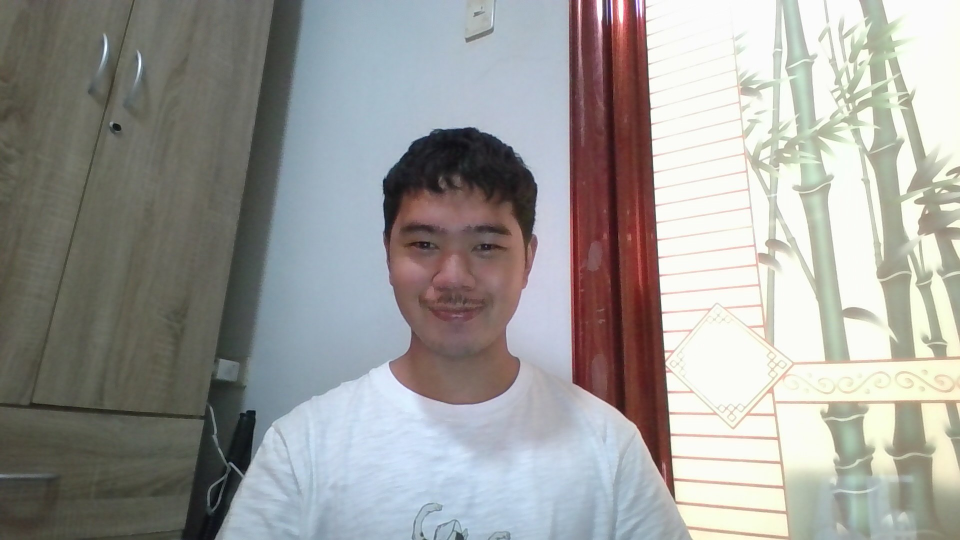
#> input picture input/pic1.jpg, 1920 x 1080 px (shown at 1/2 size)
$ python -i neon_glow.py   (imports and definitions only)
#> lines starting #> are read from the running program, lines starting #| are printed output that depends on the picture; after the words box and inside, x2 and y2 are one past the last pixel; in counts of white or black regions, pixels touching at a corner belong together
#> further down, picture is the input picture: shape (1080, 1920, 3); mean B, G, R 153.7, 156.5, 157
import cv2
import numpy as np

def neon_glow(image, intensity=1.0):
    """
    Apply a neon cyberpunk effect to the entire image.

    - Boosts contrast and saturation
    - Maps brightness to neon colors
    - Adds glow/bloom effect
    - Sharpens details
    """
#> called with intensity = 1

    # Resize image for consistent output size
    image = cv2.resize(image, (600, 800))

    # Enhance contrast using CLAHE on the lightness channel
    lab = cv2.cvtColor(image, cv2.COLOR_BGR2LAB)
#> lab: shape (800, 600, 3); mean of channels 0, 1, 2 162.3, 128.2, 130
    l, a, b = cv2.split(lab)
    clahe = cv2.createCLAHE(clipLimit=3.0, tileGridSize=(8, 8))
    l = clahe.apply(l)
    lab = cv2.merge((l, a, b))
#> lab: shape (800, 600, 3); mean of channels 0, 1, 2 160.5, 128.2, 130
    contrast = cv2.cvtColor(lab, cv2.COLOR_LAB2BGR)

    # Increase color saturation
    hsv = cv2.cvtColor(contrast, cv2.COLOR_BGR2HSV).astype(np.float32)
    hsv[:, :, 1] = np.clip(hsv[:, :, 1] * 1.6, 0, 255)
    sat = cv2.cvtColor(hsv.astype(np.uint8), cv2.COLOR_HSV2BGR)

    # Compute normalized brightness (0 to 1)
    lum = cv2.cvtColor(sat, cv2.COLOR_BGR2GRAY).astype(np.float32) / 255.0

    # Define neon color palette (BGR values)
    xs = np.array([0.0, 0.33, 0.66, 1.0])
    B_vals = np.array([128, 255, 255, 0], dtype=np.float32)
    G_vals = np.array([0, 255, 0, 255], dtype=np.float32)
    R_vals = np.array([128, 0, 255, 255], dtype=np.float32)

    # Map brightness to neon colors
    flat = lum.flatten()
    B = np.interp(flat, xs, B_vals).reshape(lum.shape)
    G = np.interp(flat, xs, G_vals).reshape(lum.shape)
    R = np.interp(flat, xs, R_vals).reshape(lum.shape)
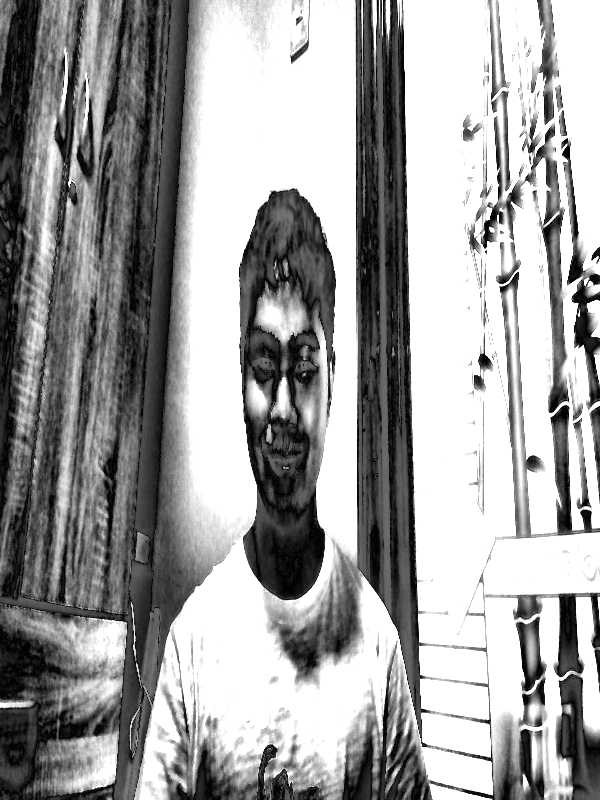
#> R: shape (800, 600) float64; min 0.228, max 255, mean 160.1

    overlay = np.stack((B, G, R), axis=2).astype(np.uint8)

    # Blend neon overlay with saturated image
    sat_f = sat.astype(np.float32)
    overlay_f = overlay.astype(np.float32)
    base = cv2.addWeighted(sat_f, 0.55, overlay_f, 0.8, 0)
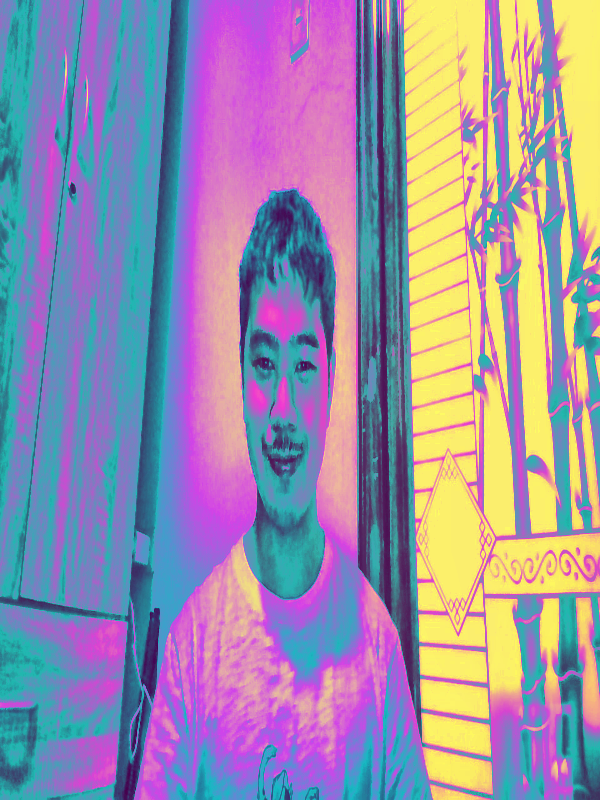
#> base: shape (800, 600, 3) float32; mean B, G, R 229.9, 197.1, 210; drawn with min black and max white

    # Create glow effect from bright areas
    bright_mask = (lum > 0.5).astype(np.float32)
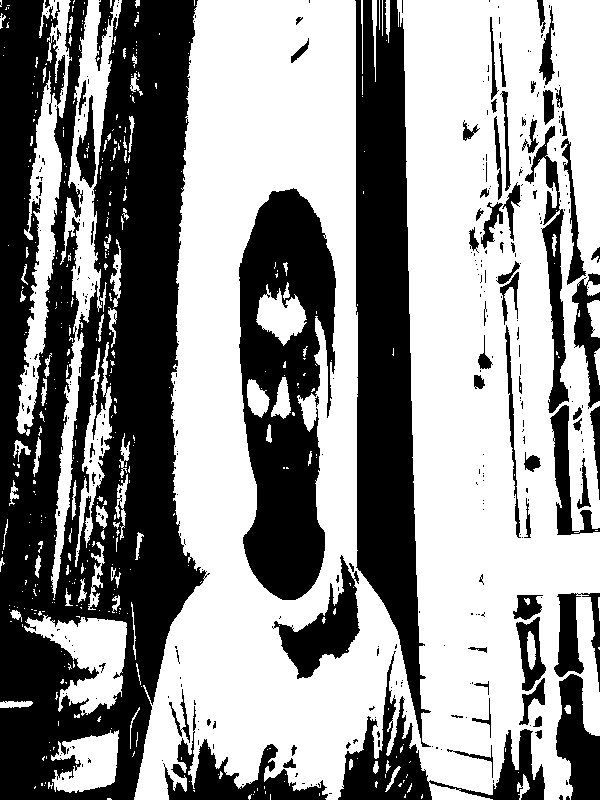
#> bright_mask: shape (800, 600) float32; values 0 (black) and 1 (white), 57% white; 370 black regions (292 under 20 px), largest, box (x1, y1, x2, y2) and area: (0, 0, 210, 800) 105592, (355, 0, 431, 747) 32827, (239, 188, 336, 600) 26579
    bright = (overlay_f * bright_mask[:, :, None])
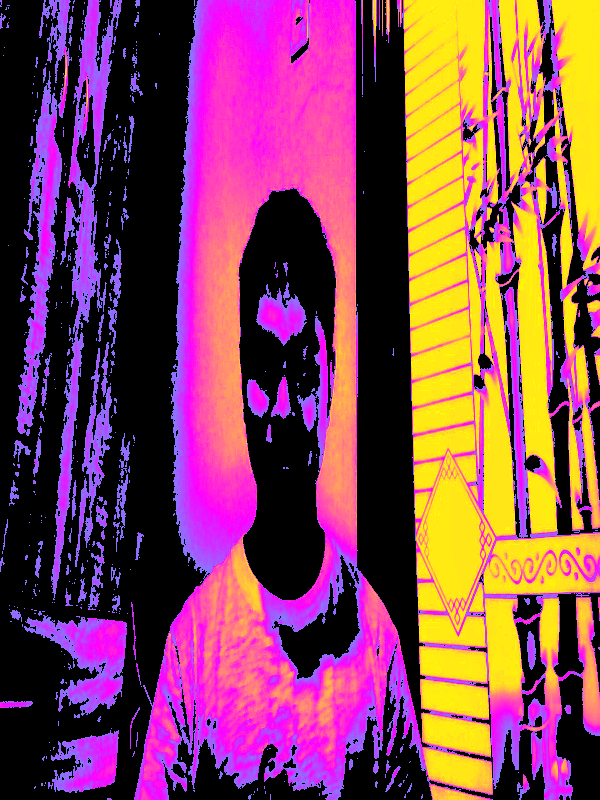
#> bright: shape (800, 600, 3) float32; mean of channels 0, 1, 2 87.1, 69.8, 133.4; drawn as B, G, R
    glow1 = cv2.GaussianBlur(bright, (31, 31), 0)
    glow2 = cv2.GaussianBlur(bright, (61, 61), 0)
    glow = cv2.addWeighted(glow1, 0.8, glow2, 0.6, 0)
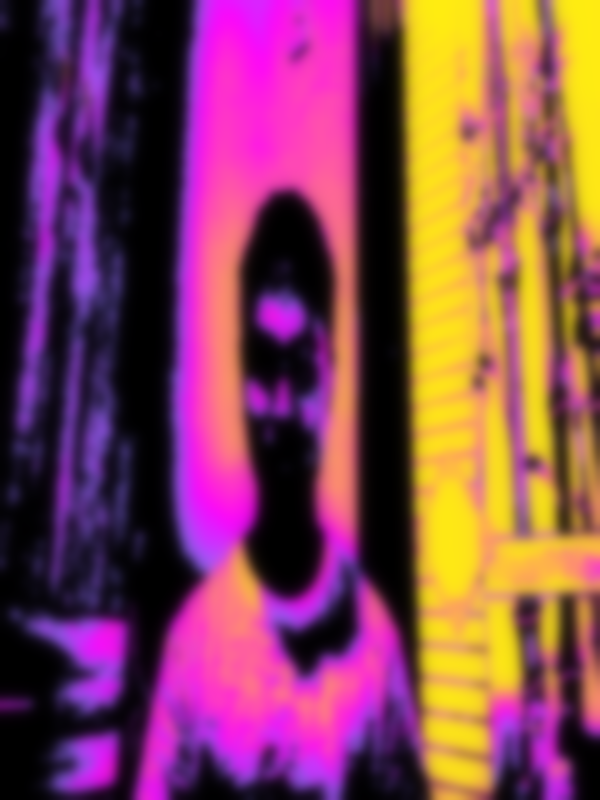
#> glow: shape (800, 600, 3) float32; mean of channels 0, 1, 2 121.7, 97.7, 186.4; drawn with min black and max white

    # Add glow to image
    composed = cv2.addWeighted(base, 1.0, glow, 0.7 * intensity, 0)

    # Sharpen image slightly (unsharp mask)
    blurred = cv2.GaussianBlur(composed, (0, 0), sigmaX=3)
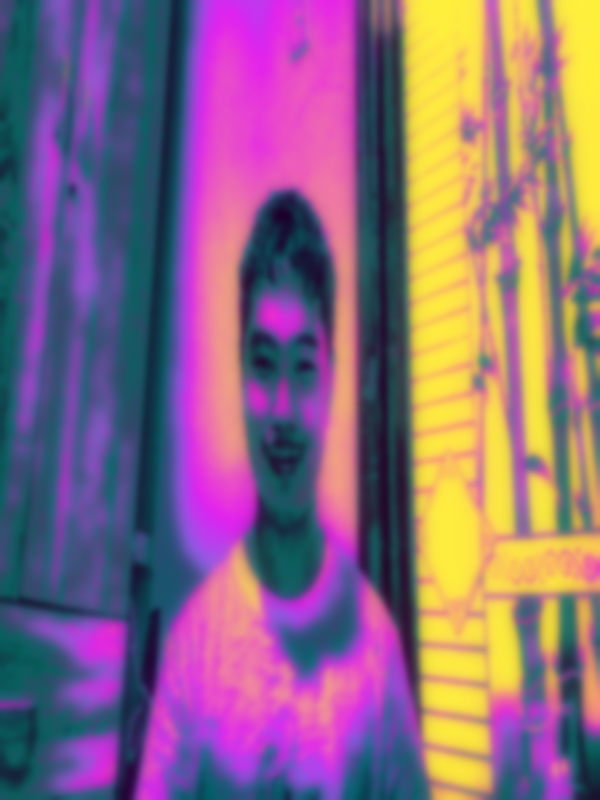
#> blurred: shape (800, 600, 3) float32; mean B, G, R 315.1, 265.6, 340.6; drawn with min black and max white
    sharp = cv2.addWeighted(composed, 1.4, blurred, -0.4, 0)

    # Final clipping to valid image range
    final = np.clip(sharp, 0, 255).astype(np.uint8)
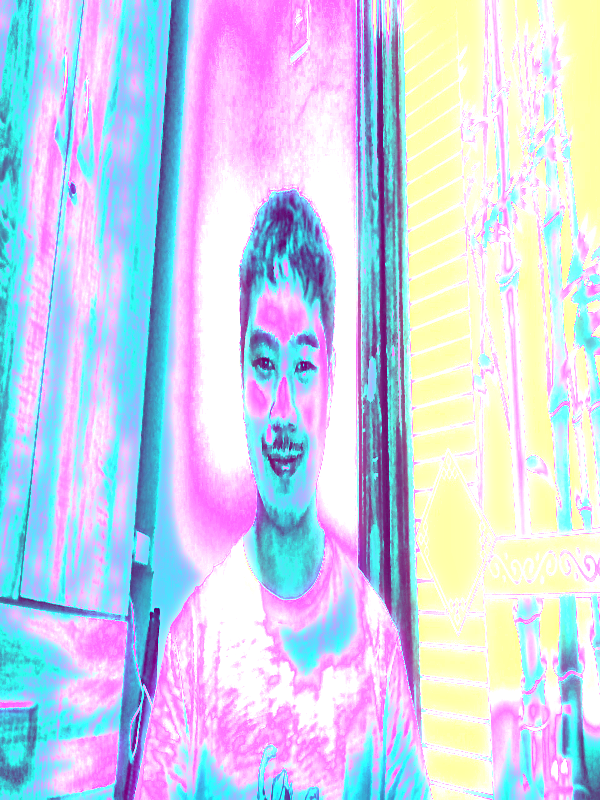
#> final: shape (800, 600, 3); mean B, G, R 233.6, 209.8, 201.7

    return final

    output = image.copy()
    mask3 = (person_mask_f > 0.5).astype(np.uint8)
    output = np.where(mask3 == 1, blended_region, output)

    return output

>>> import cv2
>>> picture = cv2.imread('../input/pic1.jpg')
>>> result = neon_glow(picture)

$ run again, on input/pic2.jpg
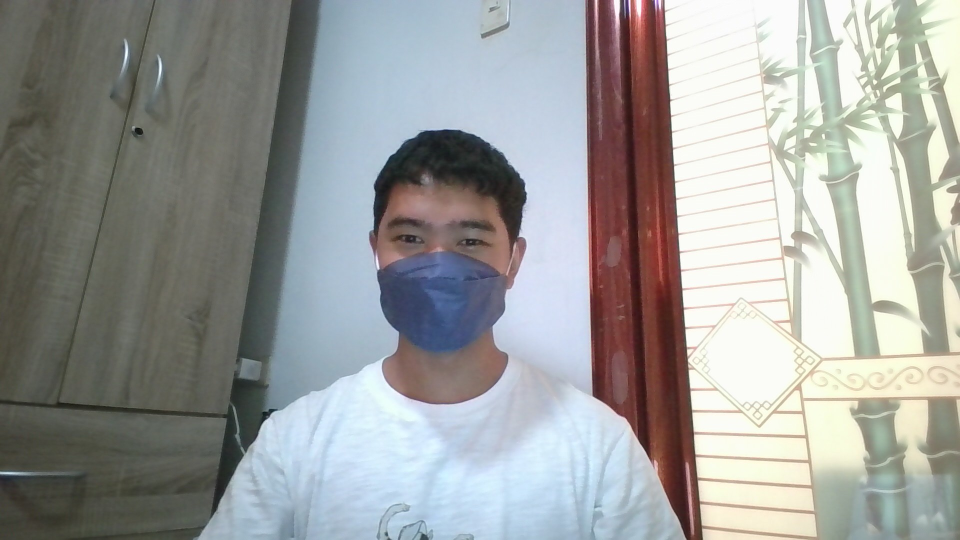
#> input picture input/pic2.jpg, 1920 x 1080 px (shown at 1/2 size)
#> picture is the input picture: shape (1080, 1920, 3); mean B, G, R 155.7, 157.5, 156
#> in neon_glow, `bright_mask = (lum > 0.5).astype(np.float32)`:
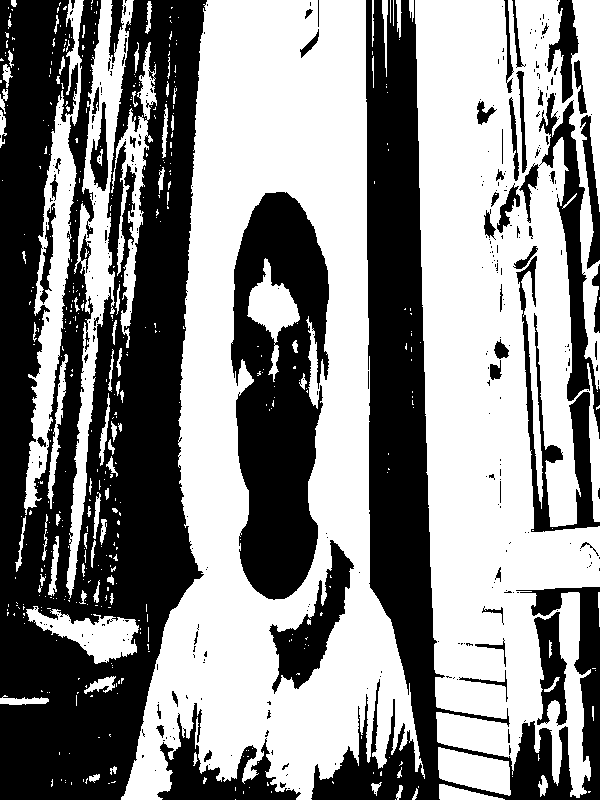
#> bright_mask: shape (800, 600) float32; values 0 (black) and 1 (white), 54.1% white; 348 black regions (284 under 20 px), largest, box (x1, y1, x2, y2) and area: (0, 0, 207, 800) 109209, (311, 0, 600, 800) 51278, (231, 192, 329, 600) 27430
#> in neon_glow, `final = np.clip(sharp, 0, 255).astype(np.uint8)`:
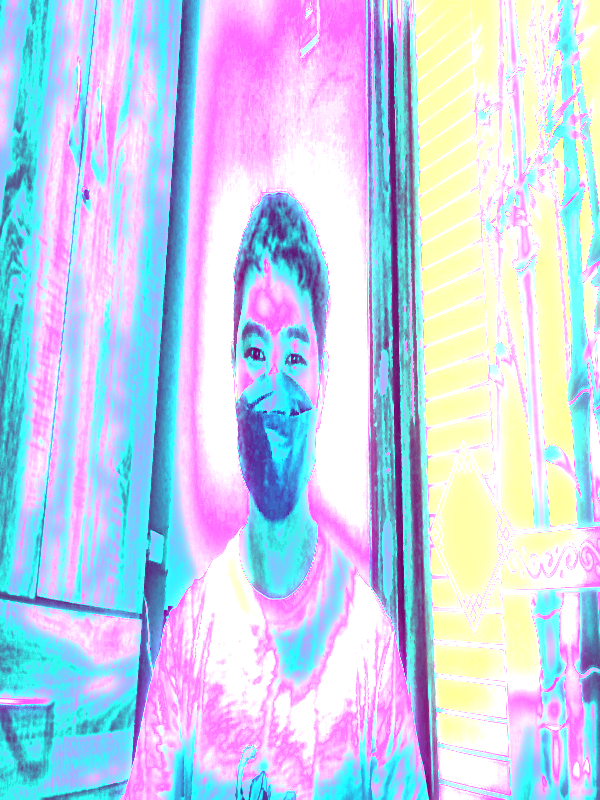
#> final: shape (800, 600, 3); mean B, G, R 235.2, 209, 195.3

$ run again, on input/pic3.jpg
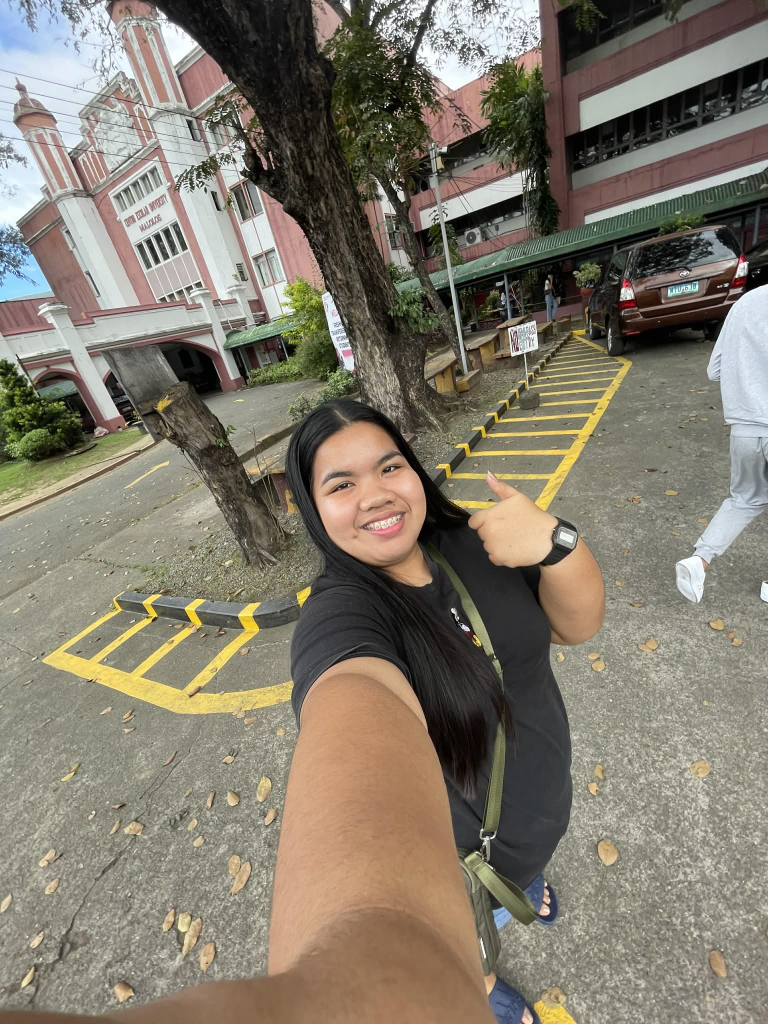
#> input picture input/pic3.jpg, 1536 x 2048 px (shown at 1/2 size)
#> picture is the input picture: shape (2048, 1536, 3); mean B, G, R 108.7, 122.9, 130
#> in neon_glow, `bright_mask = (lum > 0.5).astype(np.float32)`:
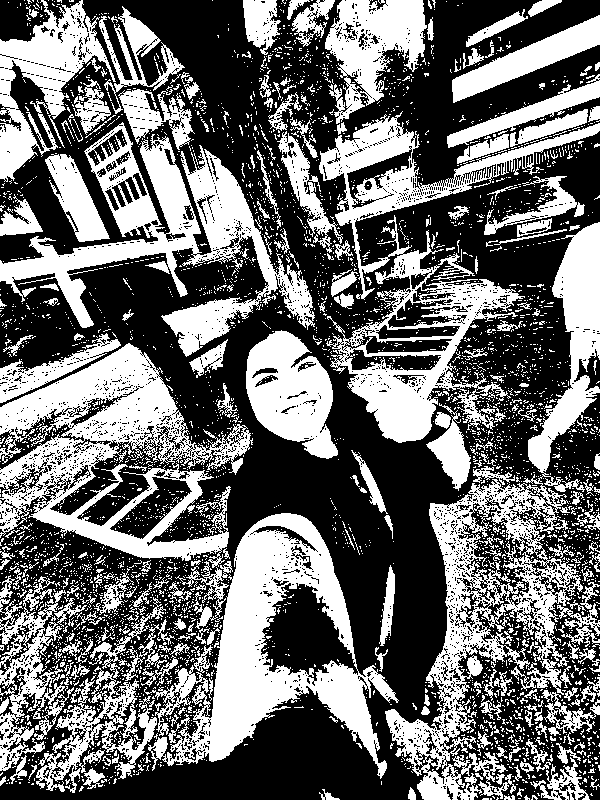
#> bright_mask: shape (800, 600) float32; values 0 (black) and 1 (white), 42.3% white; 4004 white regions (3724 under 20 px), largest, box (x1, y1, x2, y2) and area: (385, 222, 600, 800) 25981, (144, 513, 399, 779) 22183, (0, 343, 253, 568) 22160
#> in neon_glow, `glow1 = cv2.GaussianBlur(bright, (31, 31), 0)`:
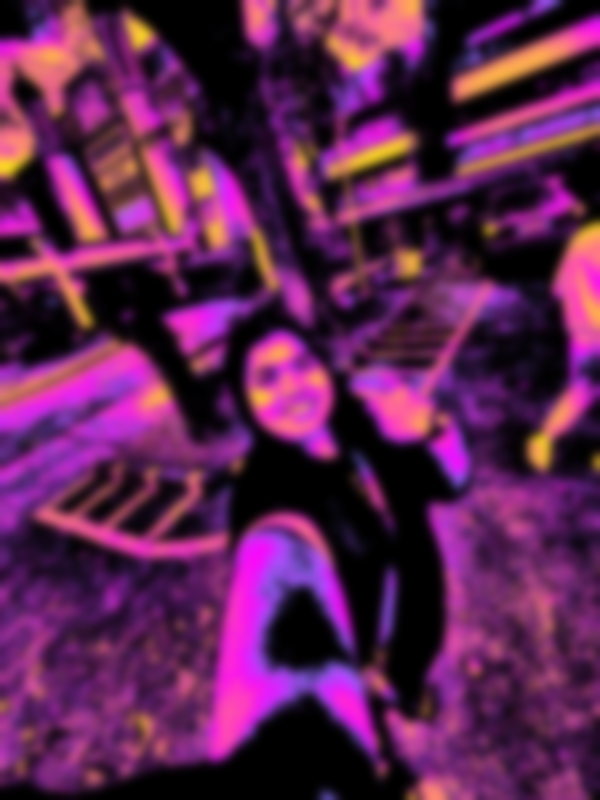
#> glow1: shape (800, 600, 3) float32; mean of channels 0, 1, 2 83.8, 35.6, 95.7; drawn with min black and max white

$ run again, on input/pic4.jpg
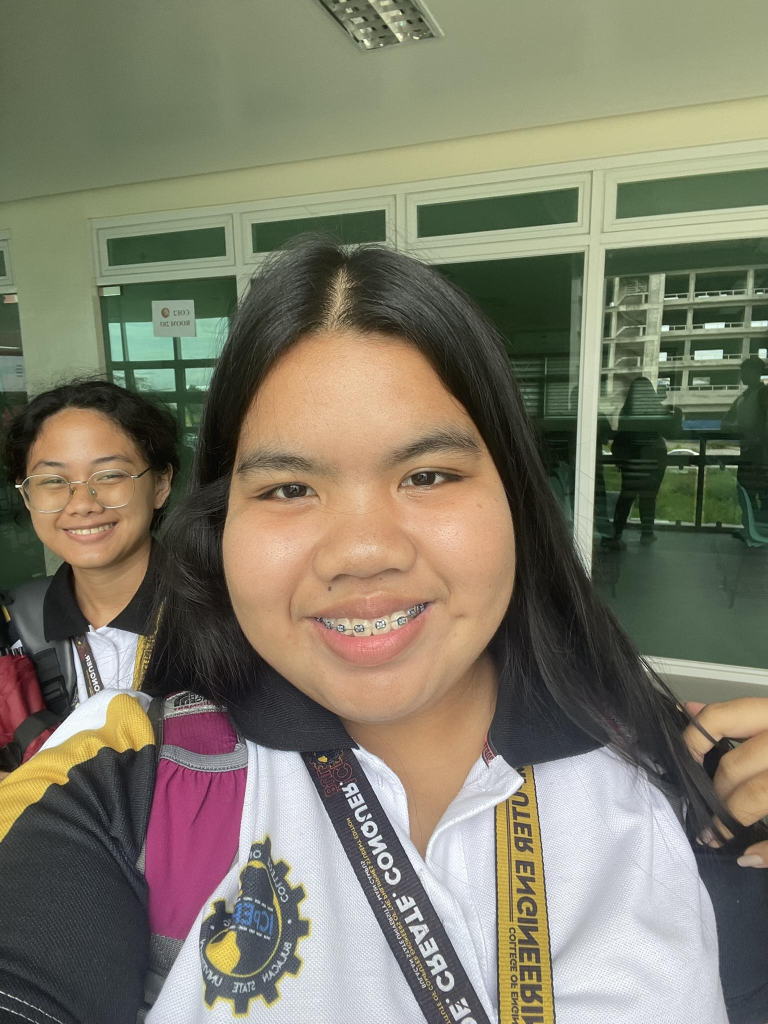
#> input picture input/pic4.jpg, 1536 x 2048 px (shown at 1/2 size)
#> picture is the input picture: shape (2048, 1536, 3); mean B, G, R 105.6, 123.2, 126.9
#> bright_mask: shape (800, 600) float32; values 0 (black) and 1 (white), 43.2% white; 1922 white regions (1819 under 20 px), largest, box (x1, y1, x2, y2) and area: (0, 0, 600, 455) 82888, (416, 580, 565, 800) 21242, (174, 351, 402, 561) 20524
#> in neon_glow, `composed = cv2.addWeighted(base, 1.0, glow, 0.7 * intensity, 0)`:
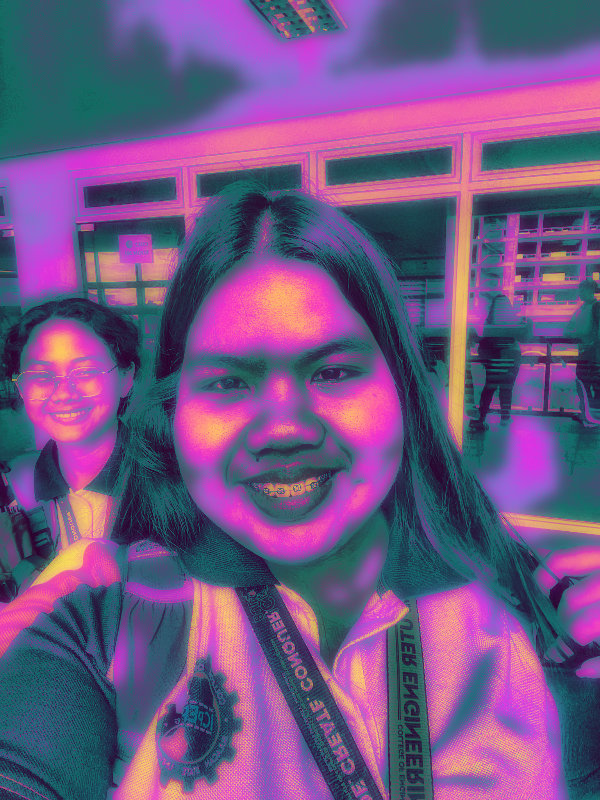
#> composed: shape (800, 600, 3) float32; mean B, G, R 311.1, 201.8, 265.2; drawn with min black and max white
